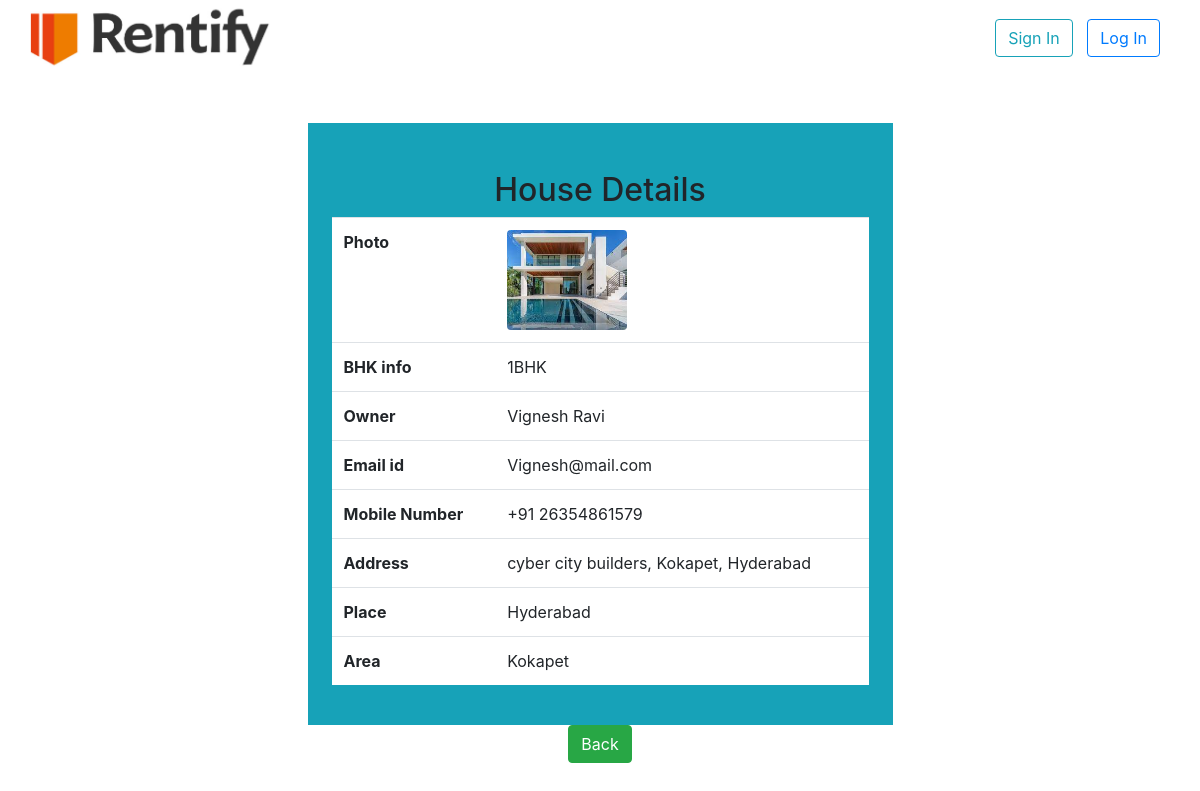
Page /View/5 on the committed database.
### app/models.py (models this page shows)
class House(models.Model):
    bhk=models.CharField(max_length=30)
    photo=models.ImageField(upload_to="uploads",default="a.png")
    email=models.EmailField(unique=True)
    owner_name = models.CharField(max_length=100)
    mobile_number = models.CharField(max_length=15)
    address=models.CharField(max_length=255)
    place=models.CharField(max_length=255)
    area=models.CharField(max_length=255)

### app/views.py (the view)
# urls.py: path('View/<eid>', views.ViewHouse),
def ViewHouse(request,eid=None):
    mydict={}
    one_rec = House.objects.get(pk=eid)
    mydict['House']=one_rec
    return render(request,'''View.html''',mydict)

### app/templates/View.html (shortened to what this page needs)
<!DOCTYPE html>
<html lang="en">
<head>
    <link rel="stylesheet" href="https://cdn.jsdelivr.net/npm/bootstrap@4.6.1/dist/css/bootstrap.min.css">
</head>
<body>
    <div
    class="header"
    style="
      display: flex;
      justify-content: space-between;
      align-content: center;
    "
  >
    <div class="left" style="margin-left: 15px">
      <img src="/static/rentify.png" height="75px" width="270px" />
    </div>
    <div
      class="right"
      style="align-items: center; align-content: center; margin-right: 35px"
    >
      <a href="/signin" class="btn btn-outline-info" style="margin: 5px"
        >Sign In</a
      >
      <a href="/login" class="btn btn-outline-primary" style="margin: 5px"
        >Log In</a
      >
    </div>
  </div>
<div class="container-fluid my-5">
    <div class="w-50 m-auto p-4 bg-info ">
        <h2 class="text-center mt-4"> House Details</h2>
        <table class="table bg-white">
            <tr>
                <th>Photo</th>
                <td><img src="/media/{{House.photo}} " class="rounded  d-block" height="100px" width="120px"></td>
            </tr>
            <tr>
                <th>BHK info</th>
                <td>{{House.bhk}}</td>
            </tr>
            <tr>
                    <th>Owner</th>
                    <td>{{House.owner_name}}</td>
            </tr>
            <tr>
                <th>Email id</th>
                <td>{{House.email}}</td>
            </tr>
            <tr>
                <th>Mobile Number</th>
                <td>{{House.mobile_number}}</td>
            </tr>
            <tr>
                <th>Address</th>
                <td>{{House.address}}</td>
            </tr>
            <tr>
                <th>Place</th>
                <td>{{House.place}}</td>
            </tr>
            <tr>
                <th>Area</th>
                <td>{{House.area}}</td>
            </tr>
        </table>
    </div>
    <div class="text-center">
        </button><a href="/" class="btn btn-success"> Back </button></a>
    </div>
</div>
</body>
</html>

### rows in the picture
House: photo (picture), bhk "1BHK", owner_name "Vignesh Ravi", email "Vignesh@mail.com", mobile_number "+91 26354861579", address "cyber city builders, Kokapet, Hyderabad", place "Hyderabad", area "Kokapet"
